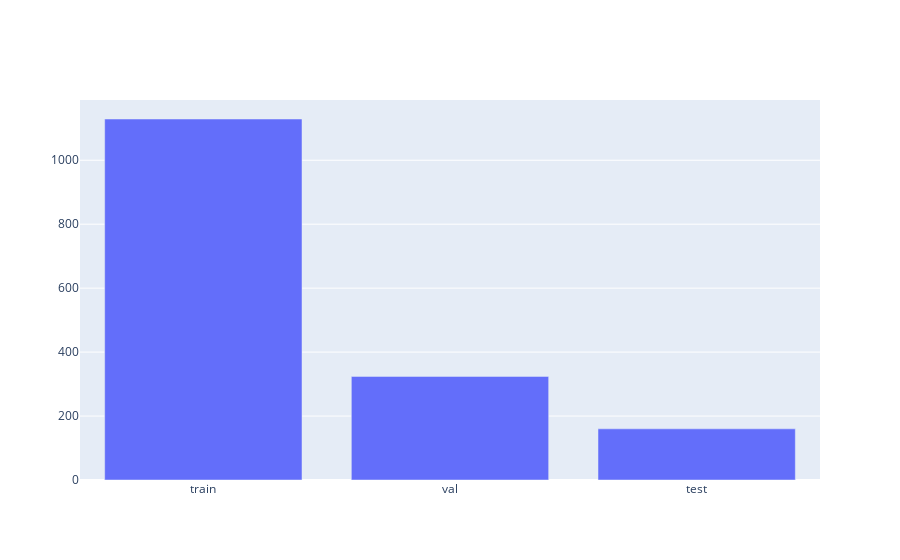

The code cell stored with this chart in its notebook:
### Code cell
fig = go.Figure([go.Bar(x=['train', 'val', 'test'], y=[len(y_train), len(y_val), len(y_test)])])
fig.show()

### Figure 1 — Plotly figure (JSON) as saved in the notebook; plotly's stock layout.template omitted (floating-point values rounded to 4 significant figures)
{"data": [{"type": "bar", "x": ["train", "val", "test"], "y": [1129, 324, 160]}], "layout": {}}
